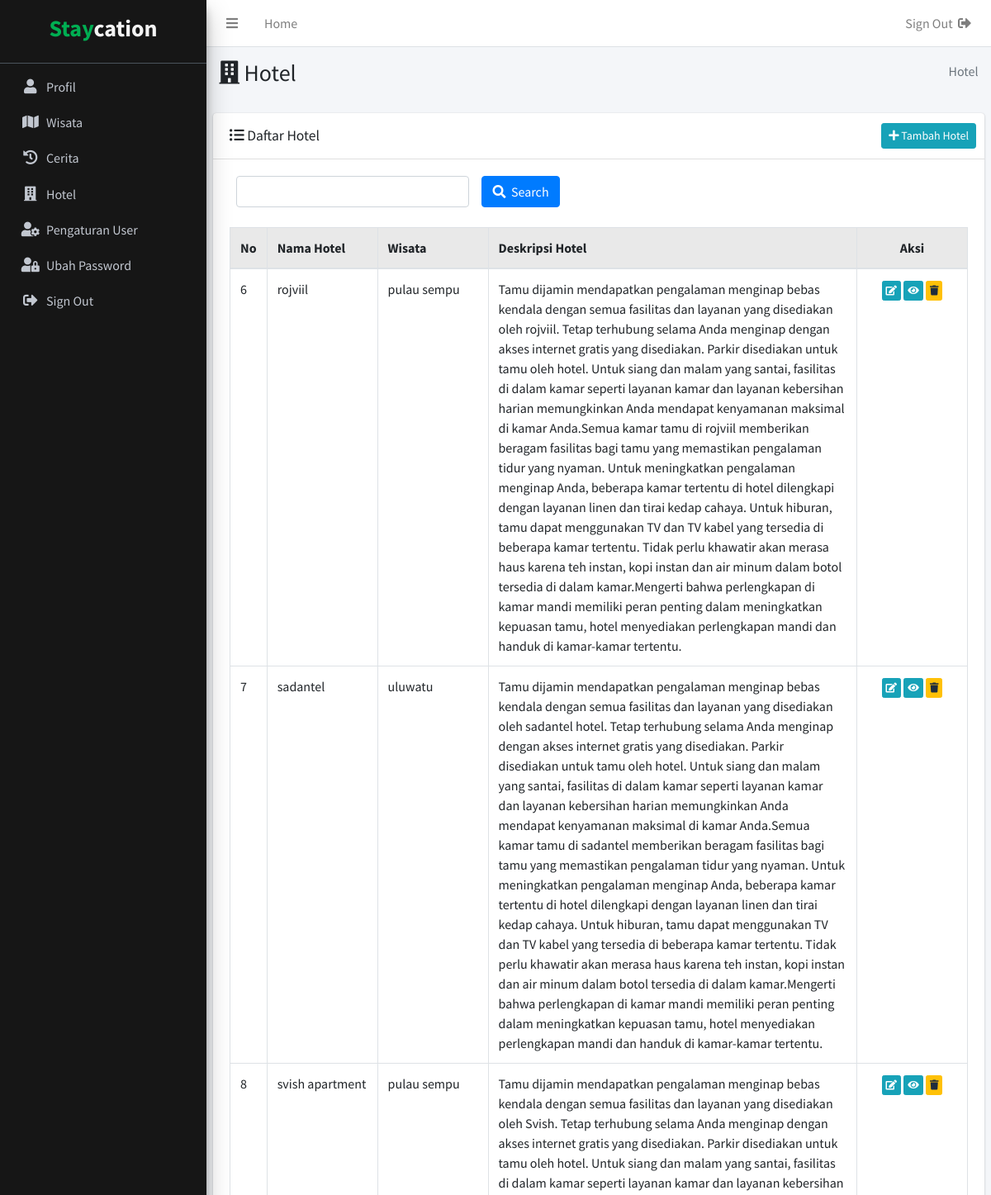
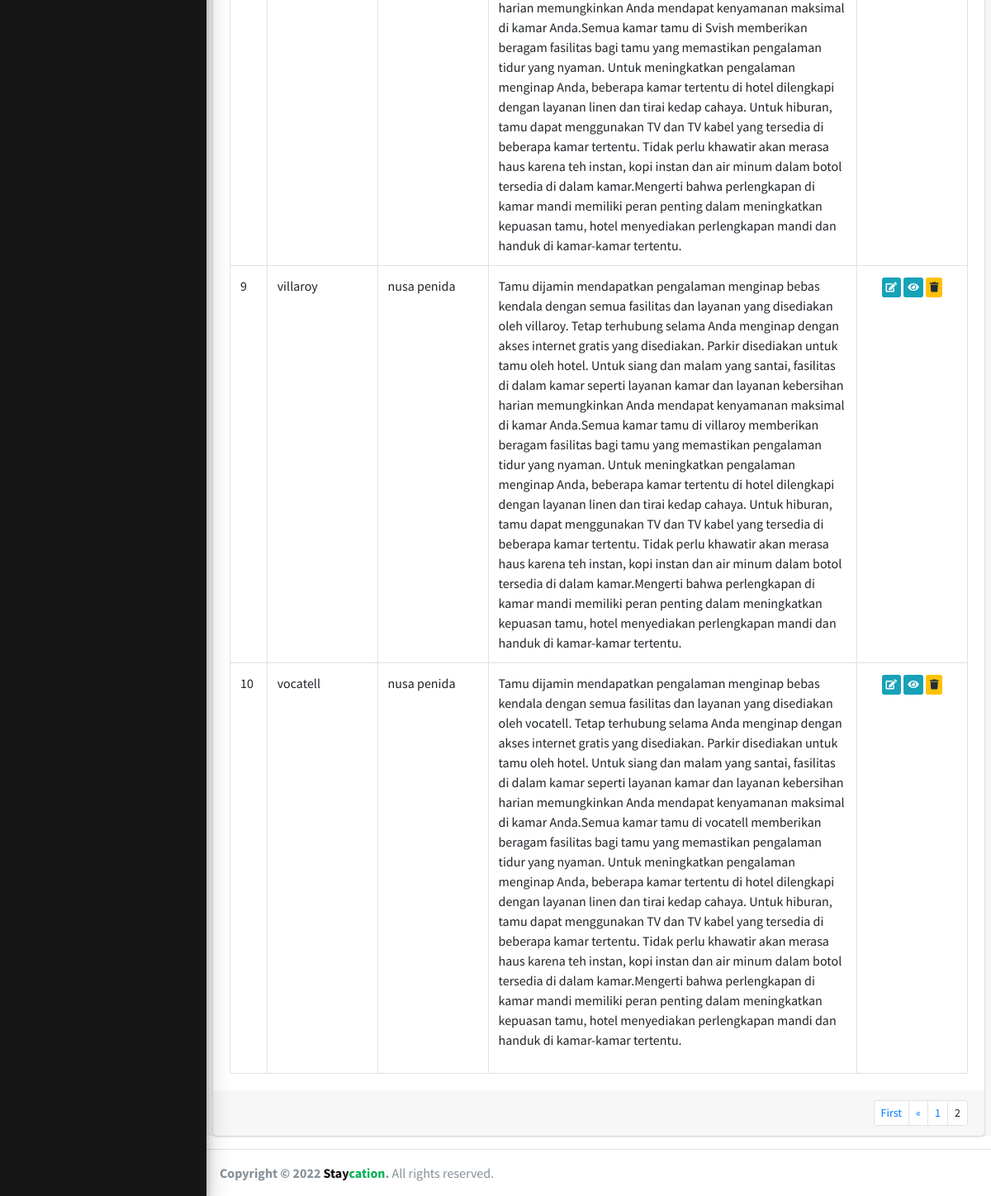
The page /index.php?include=hotel&halaman=2 (signed in) on the database its author committed (2 pictures, top to bottom).
### tables this page shows
CREATE TABLE `hotel` (
  `id_hotel` int(11) NOT NULL,
  `id_user` int(11) NOT NULL,
  `id_wisata` int(11) NOT NULL,
  `hotel` varchar(100) DEFAULT NULL,
  `bintang_hotel` decimal(11,0) DEFAULT NULL,
  `jarak` int(11) DEFAULT NULL,
  `fasilitas` text DEFAULT NULL,
  `deskripsi_hotel` text DEFAULT NULL,
  `email_hotel` varchar(50) DEFAULT NULL,
  `kontak_hotel` varchar(50) DEFAULT NULL,
  `gambar_hotel` varchar(100) DEFAULT NULL,
  `gambar_interior1` varchar(100) DEFAULT NULL,
  `gambar_interior2` varchar(100) DEFAULT NULL,
  `gambar_interior3` varchar(100) DEFAULT NULL,
  `gambar_interior4` varchar(100) DEFAULT NULL
);

CREATE TABLE `wisata` (
  `id_wisata` int(11) NOT NULL,
  `wisata` varchar(100) DEFAULT NULL,
  `provinsi` varchar(50) DEFAULT NULL,
  `kota` varchar(50) DEFAULT NULL,
  `rating_wisata` decimal(11,1) DEFAULT NULL,
  `deskripsi_wisata` text DEFAULT NULL,
  `gambar_wisata1` varchar(100) DEFAULT NULL,
  `gambar_wisata2` varchar(100) DEFAULT NULL,
  `gambar_wisata3` varchar(100) DEFAULT NULL
);

### src/include/hotel.php (the view, shortened to what this page needs)
<section class="content-header">
  <div class="container-fluid">
    <div class="row mb-2">
      <div class="col-sm-6">
        <h3><i class="fas fa-building"></i> Hotel</h3>
      </div>
      <div class="col-sm-6">
        <ol class="breadcrumb float-sm-right">
          <li class="breadcrumb-item active"> Hotel</li>
        </ol>
      </div>
    </div>
  </div>
</section>
<section class="content">
        <div class="card">
          <div class="card-header">
            <h3 class="card-title" style="margin-top:5px;"><i class="fas fa-list-ul"></i> Daftar  Hotel</h3>
            <div class="card-tools">
              <a href="index.php?include=tambah-hotel" class="btn btn-sm btn-info float-right">
              <i class="fas fa-plus"></i> Tambah  Hotel</a>
            </div>
          </div>
          <div class="card-body">
          <div class="col-md-12">
              <form method="post" action="index.php?include=hotel">
                <div class="row">
                    <div class="col-md-4 bottom-10">
                      <input type="text" class="form-control" id="kata_kunci" name="katakunci">
                    </div>
                    <div class="col-md-5 bottom-10">
                      <button type="submit" class="btn btn-primary"><i class="fas fa-search"></i>&nbsp; Search</button>
                    </div>
                </div>
              </form>
            </div><br>
              <table class="table table-bordered">
                <thead>
                  <tr style="background-color: #E9E9E9;">
                    <th width="5%">No</th>
                    <th width="15%">Nama Hotel</th>
                    <th width="15%">Wisata</th>
                    <th width="50%">Deskripsi Hotel</th>
                    <th width="15%"><center>Aksi</center></th>
                  </tr>
                </thead>
                <tbody>
                <?php
                    $batas = 5;
                    if(!isset($_GET['halaman'])){
                        $posisi = 0;
                        $halaman = 1;
                    }else{
                        $halaman = $_GET['halaman'];
                        $posisi = ($halaman-1) * $batas;
                    }
                    $sql_h="SELECT `h`.`id_hotel`,`h`.`hotel`,`h`.`deskripsi_hotel`, `w`.`wisata` FROM `hotel` `h` INNER JOIN `wisata` `w` ON `h`.`id_wisata` = `w`.`id_wisata` ";
                      $sql_h .= " ORDER BY `h`.`hotel` limit $posisi, $batas";
                   $query_h = mysqli_query($koneksi, $sql_h);
                   $no = $posisi + 1;
                   while($data_h = mysqli_fetch_row($query_h)){
                     $id_hotel = $data_h[0];
                     $hotel = $data_h[1];
                     $deskripsi_hotel = $data_h[2];
                     $wisata = $data_h[3];
                    ?>
                  <tr>
                    <td><?php echo $no; ?></td>
                    <td><?php echo $hotel; ?></td>
                    <td><?php echo $wisata; ?></td>
                    <td><?php echo $deskripsi_hotel; ?></td>
                    <td align="center">
                      <a href="index.php?include=edit-hotel&data=<?php echo $id_hotel; ?>" class="btn btn-xs btn-info" title="Edit"><i class="fas fa-edit"></i></a>
                      <a href="index.php?include=detail-hotel&data=<?php echo $id_hotel; ?>" class="btn btn-xs btn-info" title="Detail"><i class="fas fa-eye"></i></a>
                      <a href="javascript:if(confirm('Anda yakin ingin menghapus data <?php echo $hotel; ?>?'))window.location.href = 'index.php?include=hotel&aksi=hapus&data=<?php echo $id_hotel;?>&notif=hapusberhasil'" class="btn btn-xs btn-warning"><i class="fas fa-trash" title="Hapus"></i></a>
                    </td>
                  </tr>
                  <?php $no++; } ?>
                </tbody>
              </table>
          </div>
          <?php
            $sql_jum = "SELECT `h`.`id_hotel`,`h`.`hotel`,`h`.`deskripsi_hotel`, `w`.`wisata` FROM `hotel` `h` INNER JOIN `wisata` `w` ON `h`.`id_wisata` = `w`.`id_wisata` ";
            $sql_jum .= " ORDER BY `h`.`hotel`";
            $query_jum = mysqli_query($koneksi,$sql_jum);
            $jum_data = mysqli_num_rows($query_jum);
            $jum_halaman = ceil($jum_data/$batas);
            ?>
          <div class="card-footer clearfix">
          <ul class="pagination pagination-sm m-0 float-right">
            <?php
            if($jum_halaman==0){
            }else if($jum_halaman==1){
              echo "<li class='page-item'><a class='page-link'>1</a></li>";
            }else{
              $sebelum = $halaman-1;
              if($halaman!=1){
                echo "<li class='page-item'><a class='page-link' href='index.php?include=hotel&halaman=1'>First</a></li>";
                echo "<li class='page-item'><a class='page-link' href='index.php?include=hotel&halaman=$sebelum'>«</a></li>";
              }
              for($i=1; $i<=$jum_halaman; $i++){
                  if ($i > $halaman - 5 and $i < $halaman + 5 ) {
                    if($i!=$halaman){
                        echo "<li class='page-item'><a class='page-link' href='index.php?include=hotel&halaman=$i'>$i</a></li>";
                    }else{
                        echo "<li class='page-item'><a class='page-link'>$i</a></li>";
                    }
                  }
              }
            }?>
            </ul>
          </div>
        </div>
</section>

### rows shown on the page
hotel: hotel "rojviil", id_wisata.wisata "pulau sempu", deskripsi_hotel "Tamu dijamin mendapatkan pengalaman menginap bebas kendala dengan semua fasilitas dan layanan yang disediakan oleh rojviil. Tetap terhubung selama Anda menginap dengan akses internet gratis yang disediakan. Parkir disediakan untuk tamu oleh hotel. Untuk siang dan malam yang santai, fasilitas di dalam kamar seperti layanan kamar dan layanan kebersihan harian memungkinkan Anda mendapat kenyamanan maksimal di kamar Anda.Semua kamar tamu di rojviil memberikan beragam fasilitas bagi tamu yang memastikan pengalaman tidur yang nyaman. Untuk meningkatkan pengalaman menginap Anda, beberapa kamar tertentu di hotel dilengkapi dengan layanan linen dan tirai kedap cahaya. Untuk hiburan, tamu dapat…"
hotel: hotel "sadantel", id_wisata.wisata "uluwatu", deskripsi_hotel "Tamu dijamin mendapatkan pengalaman menginap bebas kendala dengan semua fasilitas dan layanan yang disediakan oleh sadantel hotel. Tetap terhubung selama Anda menginap dengan akses internet gratis yang disediakan. Parkir disediakan untuk tamu oleh hotel. Untuk siang dan malam yang santai, fasilitas di dalam kamar seperti layanan kamar dan layanan kebersihan harian memungkinkan Anda mendapat kenyamanan maksimal di kamar Anda.Semua kamar tamu di sadantel memberikan beragam fasilitas bagi tamu yang memastikan pengalaman tidur yang nyaman. Untuk meningkatkan pengalaman menginap Anda, beberapa kamar tertentu di hotel dilengkapi dengan layanan linen dan tirai kedap cahaya. Untuk hiburan, tamu…"
hotel: hotel "svish apartment", id_wisata.wisata "pulau sempu", deskripsi_hotel "Tamu dijamin mendapatkan pengalaman menginap bebas kendala dengan semua fasilitas dan layanan yang disediakan oleh Svish. Tetap terhubung selama Anda menginap dengan akses internet gratis yang disediakan. Parkir disediakan untuk tamu oleh hotel. Untuk siang dan malam yang santai, fasilitas di dalam kamar seperti layanan kamar dan layanan kebersihan harian memungkinkan Anda mendapat kenyamanan maksimal di kamar Anda.Semua kamar tamu di Svish memberikan beragam fasilitas bagi tamu yang memastikan pengalaman tidur yang nyaman. Untuk meningkatkan pengalaman menginap Anda, beberapa kamar tertentu di hotel dilengkapi dengan layanan linen dan tirai kedap cahaya. Untuk hiburan, tamu dapat…"
hotel: hotel "villaroy", id_wisata.wisata "nusa penida", deskripsi_hotel "Tamu dijamin mendapatkan pengalaman menginap bebas kendala dengan semua fasilitas dan layanan yang disediakan oleh villaroy. Tetap terhubung selama Anda menginap dengan akses internet gratis yang disediakan. Parkir disediakan untuk tamu oleh hotel. Untuk siang dan malam yang santai, fasilitas di dalam kamar seperti layanan kamar dan layanan kebersihan harian memungkinkan Anda mendapat kenyamanan maksimal di kamar Anda.Semua kamar tamu di villaroy memberikan beragam fasilitas bagi tamu yang memastikan pengalaman tidur yang nyaman. Untuk meningkatkan pengalaman menginap Anda, beberapa kamar tertentu di hotel dilengkapi dengan layanan linen dan tirai kedap cahaya. Untuk hiburan, tamu dapat…"
hotel: hotel "vocatell", id_wisata.wisata "nusa penida", deskripsi_hotel "Tamu dijamin mendapatkan pengalaman menginap bebas kendala dengan semua fasilitas dan layanan yang disediakan oleh vocatell. Tetap terhubung selama Anda menginap dengan akses internet gratis yang disediakan. Parkir disediakan untuk tamu oleh hotel. Untuk siang dan malam yang santai, fasilitas di dalam kamar seperti layanan kamar dan layanan kebersihan harian memungkinkan Anda mendapat kenyamanan maksimal di kamar Anda.Semua kamar tamu di vocatell memberikan beragam fasilitas bagi tamu yang memastikan pengalaman tidur yang nyaman. Untuk meningkatkan pengalaman menginap Anda, beberapa kamar tertentu di hotel dilengkapi dengan layanan linen dan tirai kedap cahaya. Untuk hiburan, tamu dapat…"
